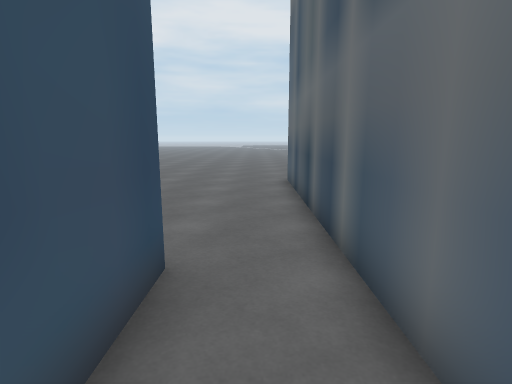
View 1 (above)

21 first-person views from a walk through a 3-D level made in the Unity game engine. The camera is 1.5 m above the floor, tilts 10° down and sees 80° across. The floor is counted in squares, 1 m on a side. Each view is taken from the middle of a square. On the plan, view 1 faces up. The plan holds only what a view shows up to about 15 squares ahead; the rest is blank. The place goes on beyond the plan.

View 2
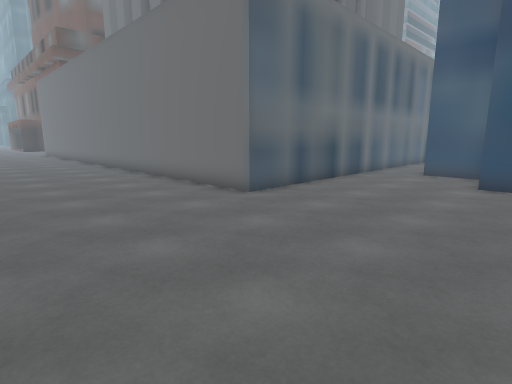

View 3
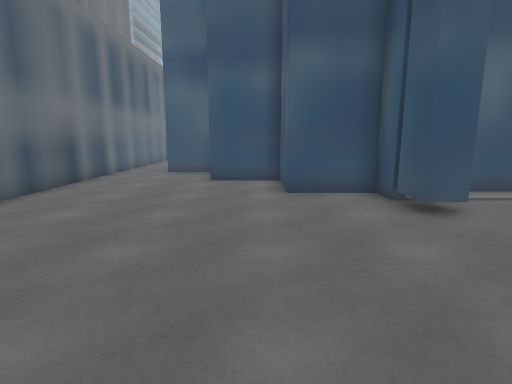

View 4
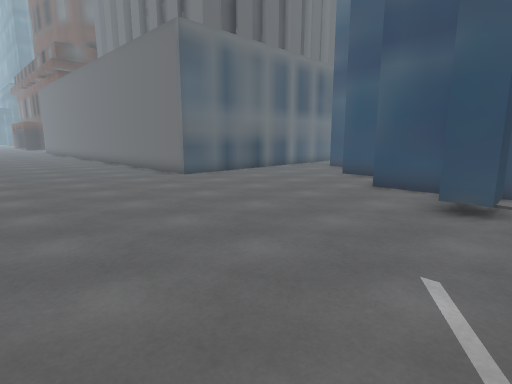

View 5
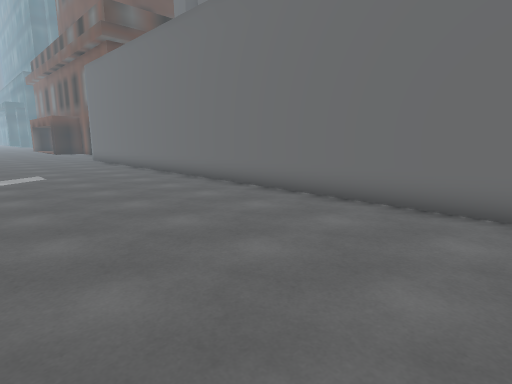

View 6
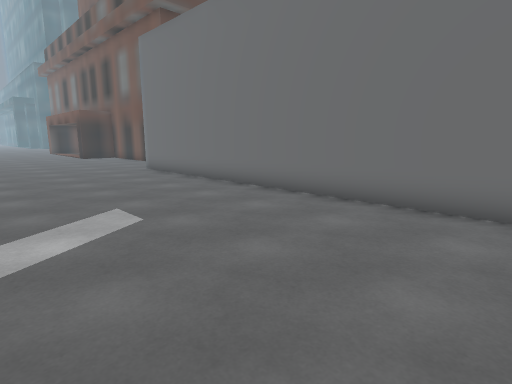

View 7
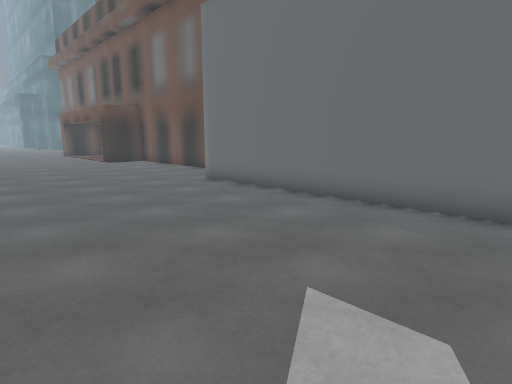

View 8
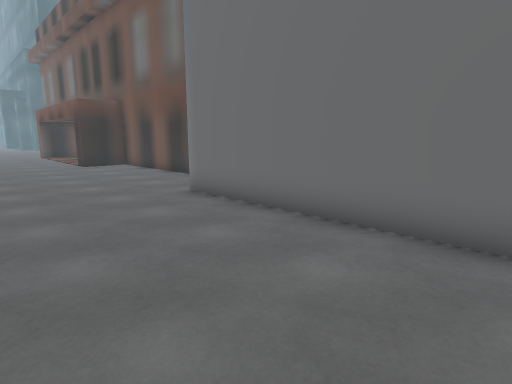

View 9
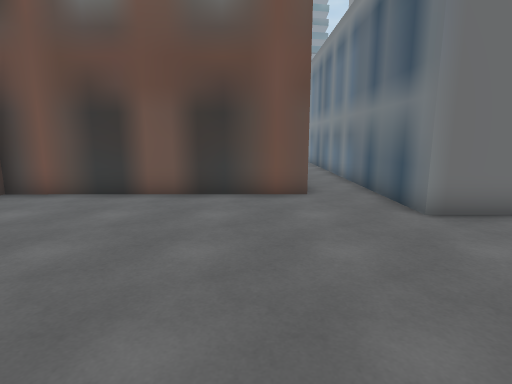

View 10
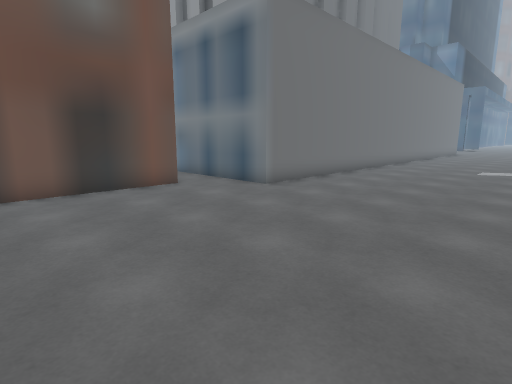

View 11
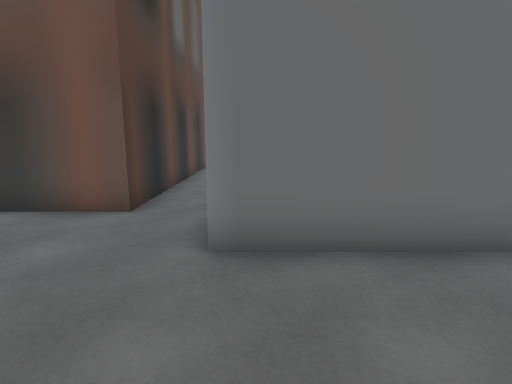

View 12
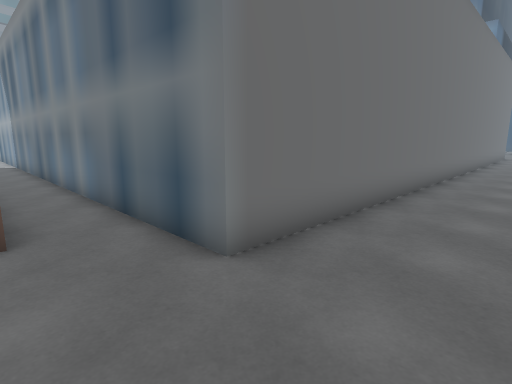

View 13
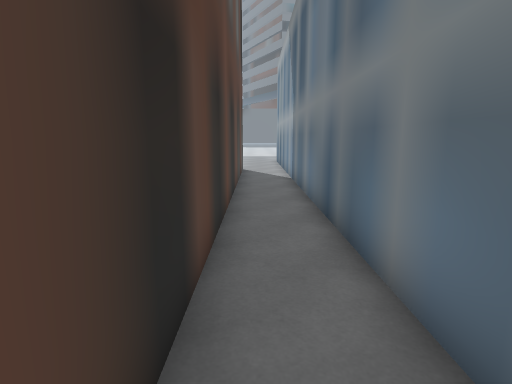

View 14
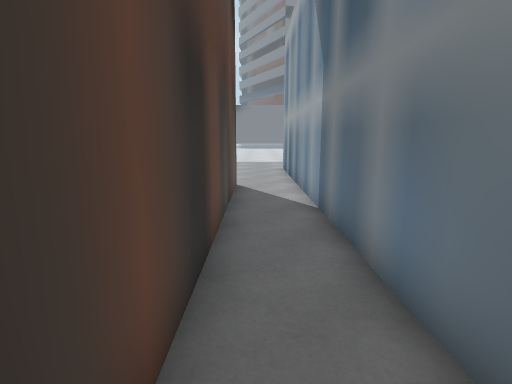

View 15
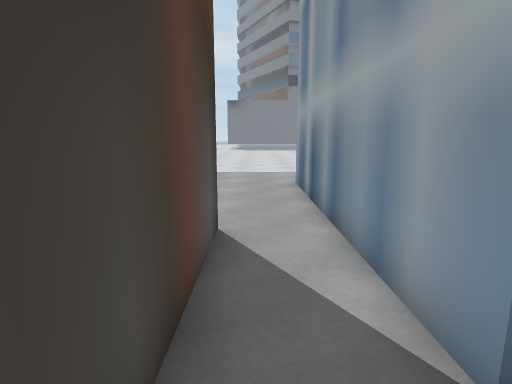

View 16
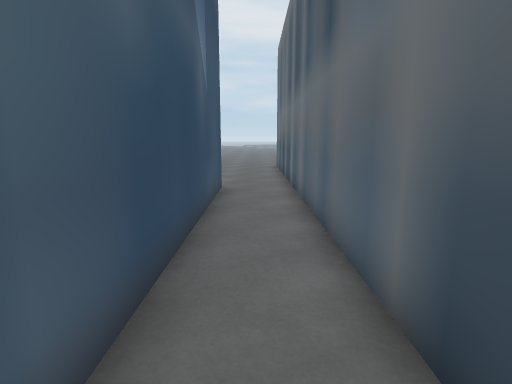

View 17
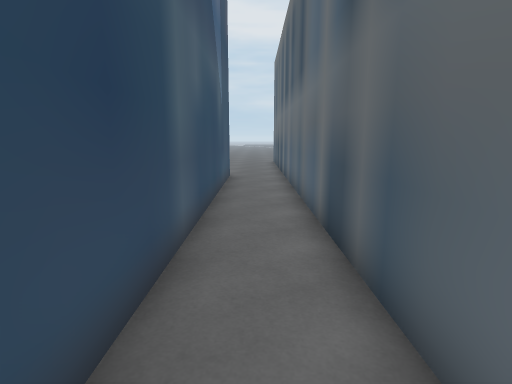

View 18
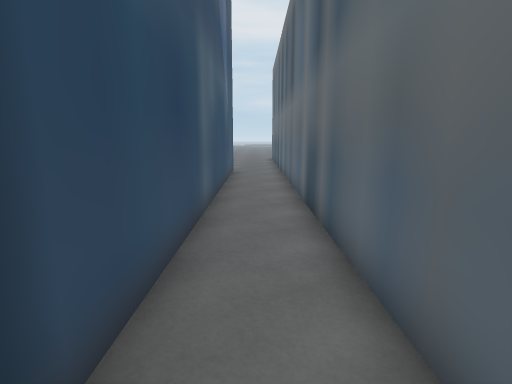

View 19
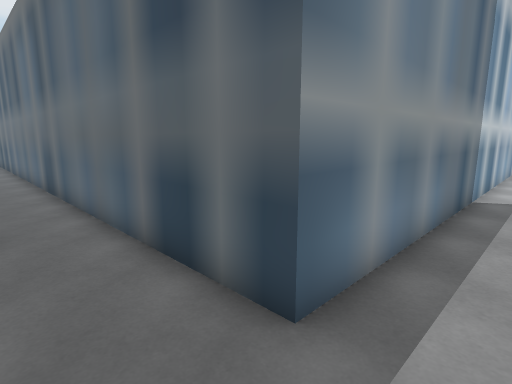

View 20
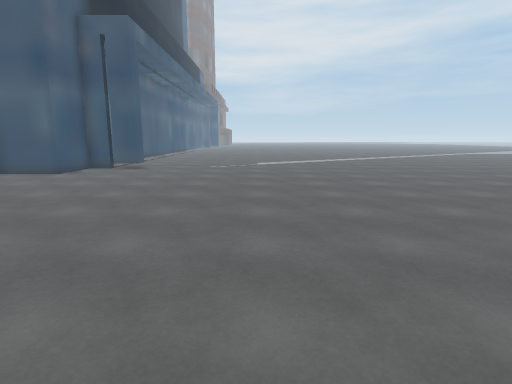

View 21
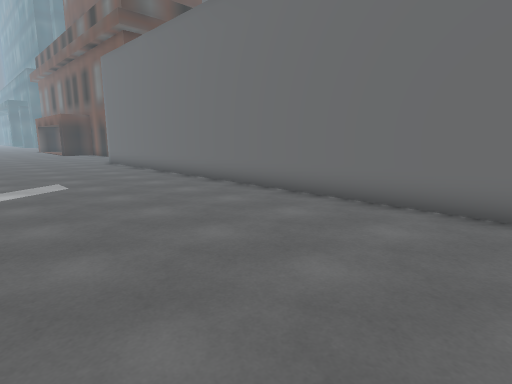

### Floor plan
Points are (right, up) in squares from view 1. A wall is a line through its corners. A room is listed if a view was taken in it or the views show most of it. See-through windows are left out.
Room 1 (views 1, 2, 3, 4, 5, 6, 7, 8, 9, 10, 11, 12, 13, 14, 15, 16, 17, 20, 21)
walls: (-3, 3.4) (-1.1, 3.4) (-1.1, -10); (-8.3, 9.8) (-8.3, 8.8) (-5.9, 8.8) (-5.9, 6.1) (-3.3, 6.1); (-9.2, 9.9) (-9.2, 11.1) (-8.3, 11.1) (-8.3, 9.9); (1.2, -10.4) (1.2, 11.1) (26.6, 11.1) (26.6, -9.4); (28.6, -9.1) (28.6, 8.8) (35.5, 8.9)
ways out: opening at (0, -10) to room 2; opening at (28, -9)
Room 2 (views 18, 19)
walls: (17.2, -14.4) (1.2, -14.4) (1.2, -10.4)
ways out: opening at (0, -10) to room 1; opening at (28, -15.5)

Where each view was taken, in squares from view 1:
view 1: 0 up, 0 right, facing up
view 2: 17 up, 5 left, facing down-right
view 3: 17 up, 5 left, facing down
view 4: 18 up, 10 left, facing down-right
view 5: 18 up, 4 right, facing down-right
view 6: 18 up, 12 right, facing down-right
view 7: 18 up, 17 right, facing down-right
view 8: 16 up, 19 right, facing down-right
view 9: 17 up, 30 right, facing down
view 10: 18 up, 34 right, facing down-left
view 11: 15 up, 26 right, facing down
view 12: 14 up, 29 right, facing down-left
view 13: 6 up, 28 right, facing down
view 14: 1 up, 28 right, facing down
view 15: 4 down, 28 right, facing down
view 16: 6 down, 0 right, facing up
view 17: 9 down, 0 right, facing up
view 18: 11 down, 0 right, facing up
view 19: 16 down, 1 left, facing up-right
view 20: 17 up, 7 right, facing left
view 21: 18 up, 7 right, facing down-right
